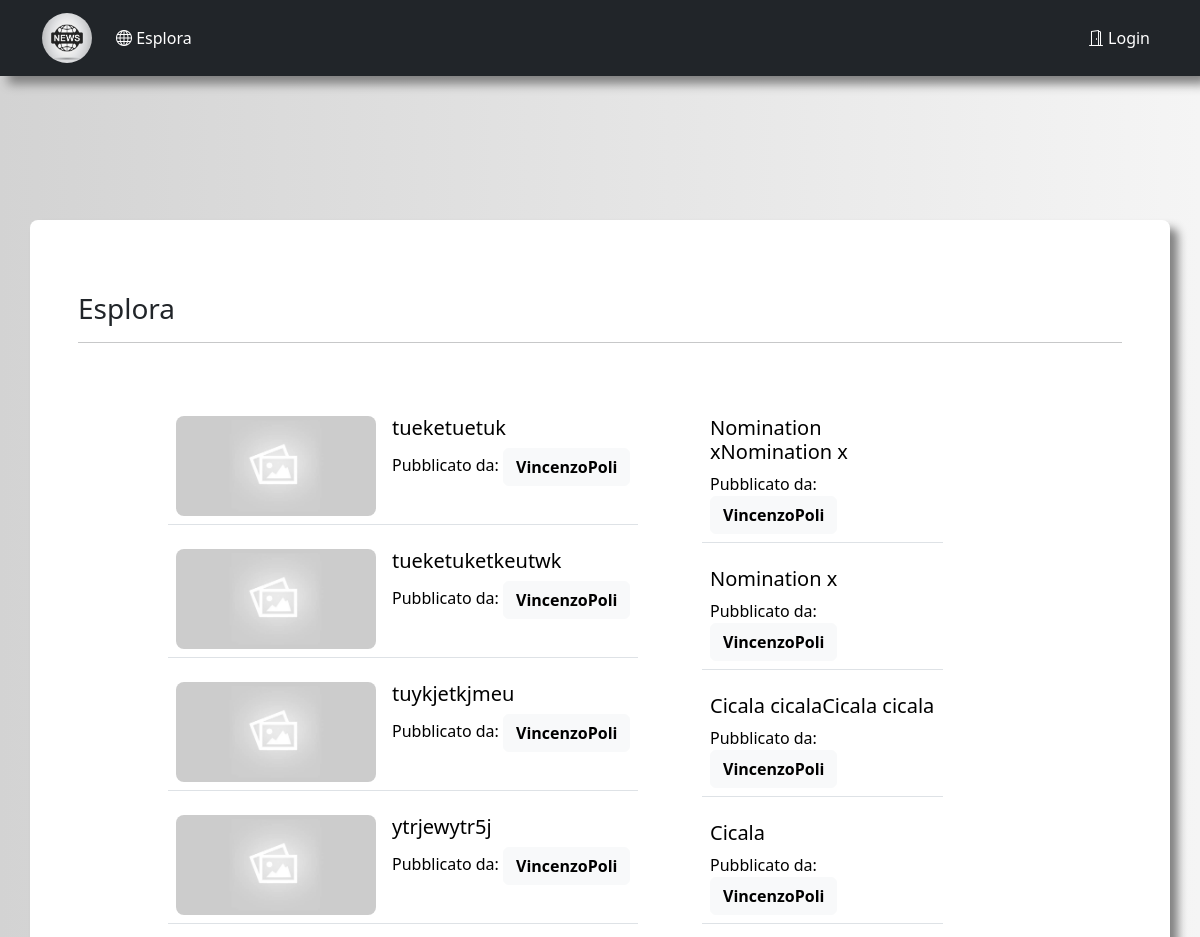
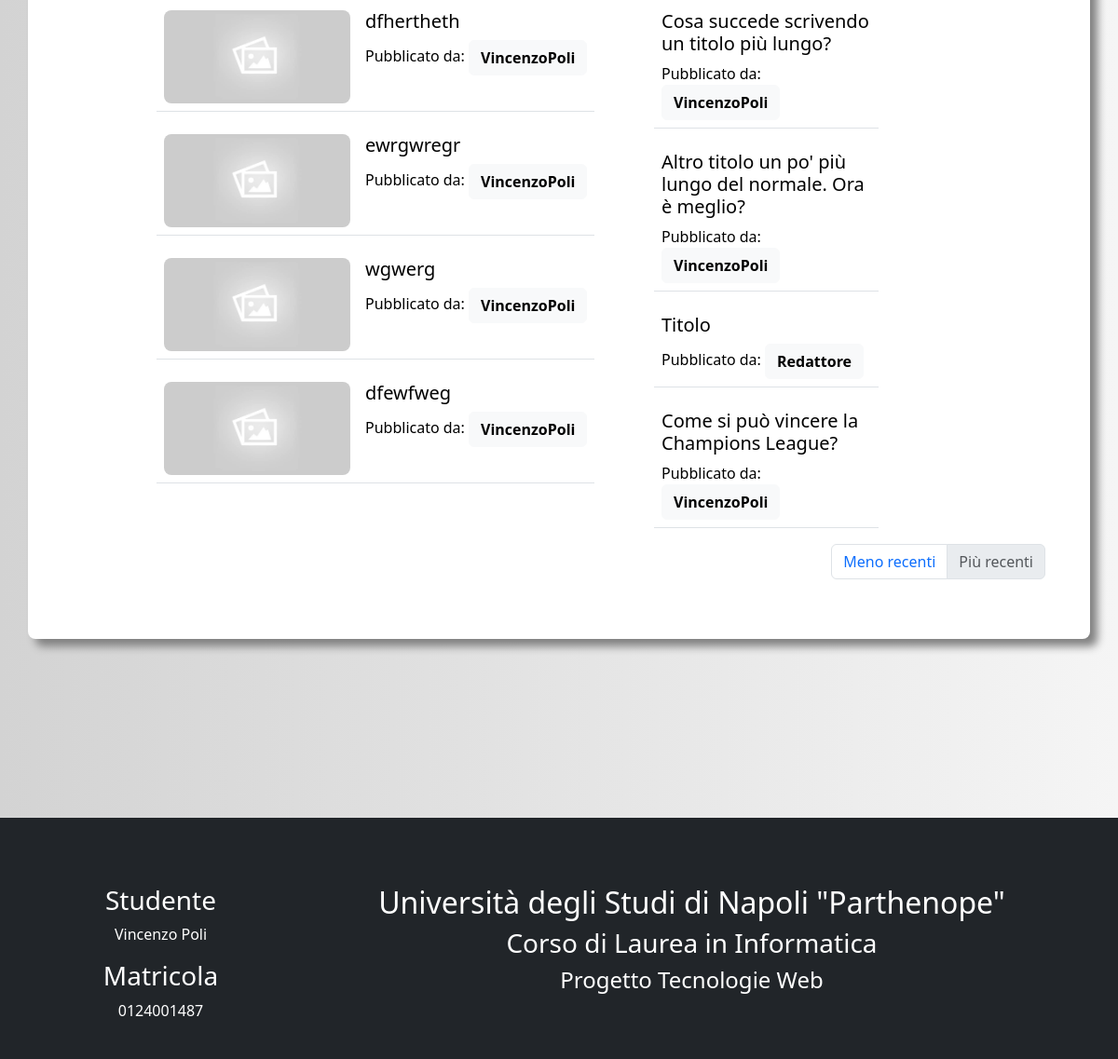
/explore, run on the app's committed database (2 pictures, top to bottom).
### app/models.py (models this page shows, shortened)
class Article(db.Model):
    id = db.Column(db.Integer, primary_key=True)
    title = db.Column(db.String(75), unique=True)
    subtitle = db.Column(db.String(150))
    body = db.Column(db.Text())
    head_img = db.Column(db.String())
    timeStamp = db.Column(db.DateTime, index=True, default=datetime.now(timezone.utc))
    author = db.Column(db.String(64))
    user_id = db.Column(db.Integer, db.ForeignKey('user.id'))
    def head_image(self):
        return self.head_img

### app/routes.py (the view)
@app.route('/explore')
def explore():
    current_page = 'explore'
    session['url'] = url_for('explore')
    page = request.args.get('page', 1, type=int)
    articles = Article.query.order_by(Article.timeStamp.desc()).paginate(
        page=page, per_page=app.config['ARTICLES_PER_PAGE'], error_out=False
    )
    if articles.has_next:
        next_url = url_for('explore', page=articles.next_num)
    else:
        next_url = None
    if articles.has_prev:
        prev_url = url_for('explore', page=articles.prev_num)
    else:
        prev_url = None
    first_col = articles.items[:8]
    second_col = articles.items[8:16]
    return render_template(
        'explore.html', title='Esplora',
        next_url=next_url, prev_url=prev_url,
        first_col=first_col, second_col=second_col,
        user=current_user,
        current_page=current_page
    )

### app/routes.py (called while the page is built)
@app.before_request
def before_request():
    if current_user.is_authenticated:
        current_user.last_seen = datetime.now()
        db.session.commit()

### app/templates/explore.html
{% extends "base.html" %}
{% block app_content %}
    <h3>Esplora</h3>
    <hr>
    <div class="row">
        <div class="col-sm-1 pt-5"></div>
        <div class="col-sm-6 pt-5">
            <table class="table-responsive">
                <tr>
                    <td>
                        {% for article in first_col %}
                            <table class="table">
                                <tr>
                                    <td style="width: 180px">
                                        <a href="{{ url_for('published', article_title=article.title) }}">
                                            <img class="explore-image" src="{{ article.head_image() }}" alt="explore-image" onerror="fallBackIMG(this)">
                                        </a>
                                    </td>
                                    <td style="position: relative">
                                        <h5 class="text-link">
                                            <a class="text-anchor" href="{{ url_for('published', article_title=article.title) }}">
                                                {{ article.title }}
                                            </a>
                                        </h5>
                                        <p style="display: inline">Pubblicato da: </p>
                                        <p class="text-link" style="display: inline">
                                            <a class="btn btn-light" href="{{ url_for('user', username=article.author) }}">
                                                <strong>{{ article.author }}</strong>
                                            </a>
                                        </p>
                                    </td>
                                </tr>
                            </table>
                        {% endfor %}
                    </td>
                </tr>
            </table>
        </div>
        <div class="col-sm-3 pt-5">
            <table class="table-responsive">
                <tr>
                    <td>
                        {% for article in second_col %}
                            <table class="table">
                                <tr>
                                    <td>
                                        <h5 class="text-link">
                                            <a class="text-anchor" href="{{ url_for('published', article_title=article.title) }}">
                                                {{ article.title }}
                                            </a>
                                        </h5>
                                        <p style="display: inline">Pubblicato da: </p>
                                        <p class="text-link" style="display: inline">
                                        <a class="btn btn-light" href="{{ url_for('user', username=article.author) }}">
                                            <strong>{{ article.author }}</strong>
                                        </a>
                                        </p>
                                    </td>
                                </tr>
                            </table>
                        {% endfor %}
                    </td>
                </tr>
            </table>
        </div>
        <div class="col-sm-2 pt-5"></div>
    </div>
    {% if next_url and prev_url %}
        <ul class="pagination justify-content-end">
            <li class="page-item"><a class="page-link" href="{{ next_url }}">Meno recenti</a></li>
            <li class="page-item"><a class="page-link" href="{{ prev_url }}">Più recenti</a></li>
        </ul>
    {% elif next_url %}
        <ul class="pagination justify-content-end">
            <li class="page-item"><a class="page-link" href="{{ next_url }}">Meno recenti</a></li>
            <li class="page-item disabled"><a class="page-link" href="{{ prev_url }}">Più recenti</a></li>
        </ul>
    {% elif prev_url %}
        <ul class="pagination justify-content-end">
            <li class="page-item disabled"><a class="page-link" href="{{ next_url }}">Meno recenti</a></li>
            <li class="page-item"><a class="page-link" href="{{ prev_url }}">Più recenti</a></li>
        </ul>
    {% endif %}
{% endblock %}

### app/templates/base.html (shortened to what this page needs)
<!DOCTYPE html>
<html lang="it">
<head>
    <link rel="stylesheet" href="{{ url_for('static', filename='style.css') }}">
    <link rel="stylesheet" href="https://cdn.jsdelivr.net/npm/bootstrap-icons@1.3.0/font/bootstrap-icons.css">
    <link href="https://cdn.jsdelivr.net/npm/bootstrap@5.3.2/dist/css/bootstrap.min.css" rel="stylesheet">
</head>
<body>
    <div class="background-div">
        {% set roles = {'admin': 3, 'capo redattore': 2, 'redattore': 1, 'utente': 0} %}
        <nav class="navbar navbar-expand-sm bg-dark navbar-dark">
            <div class="container">
                <a class="navbar-brand" href="{{ url_for('index') }}">
                    <img src="/static/logo/aaalogoaaa.jpg" alt="Logo" style="width:50px;" class="rounded-pill">
                </a>
                <div class="collapse navbar-collapse" id="mynavbar">
                    <ul class="navbar-nav me-auto">
                        {% if current_page == 'explore' %}
                            <li class="nav-item">
                                <a class="nav-link active" href="{{ url_for('explore') }}"><i class="bi bi-globe"></i> Esplora</a>
                            </li>
                        {% else %}
                            <li class="nav-item">
                                <a class="nav-link" href="{{ url_for('explore') }}"><i class="bi bi-globe"></i> Esplora</a>
                            </li>
                        {% endif %}
                    </ul>
                    <ul class="navbar-nav">
                        {% if current_user.is_anonymous %}
                            <li class="nav-item">
                                <a class="nav-link active" href="{{ url_for('login') }}"><i class="bi bi-door-open"></i> Login</a>
                            </li>
                        {% elif current_user.is_authenticated %}
                            <li class="nav-item">
                                <a class="nav-link" href="{{ url_for('logout') }}"><i class="bi bi-box-arrow-right"></i> Logout</a>
                            </li>
                        {% endif %}
                    </ul>
                </div>
            </div>
        </nav><br><br><br><br>
        <div class="container bg-white p-5 my-5" id="body_page"><br/>
            {% block app_content %}{% endblock %}
        </div>
         <br><br><br><br>
        <div class="mt-5 p-4 bg-dark text-white text-center">
            <div class="container mt-5">
                <div class="row">
                    <div class="col-sm-3">
                        <h3>Studente</h3>
                        <p>Vincenzo Poli</p>
                        <h3>Matricola</h3>
                        <p>0124001487</p>
                    </div>
                    <div class="col-sm-9">
                        <h2>Università degli Studi di Napoli "Parthenope"</h2>
                        <h3>Corso di Laurea in Informatica</h3>
                        <h4>Progetto Tecnologie Web</h4>
                    </div>
                </div>
            </div>
        </div>
    </div>
</body>
</html>

### app/static/style.css (style rules this page uses)
nav, #body_page, #preview-container { box-shadow: 8px 8px 10px rgb(128, 128, 128); }
.background-div { background-image: linear-gradient(to right, lightgrey, whitesmoke); }
#body_page { min-height: 675px; }
#profile-form, #body_page, .text-block, .index-image { border-radius: 8px; }
.explore-image { width: 200px; height: auto; border-radius: 8px; object-fit: cover; }
.text-anchor { color: black; text-decoration: none; }

### data on the page
Article: title "tueketuetuk", author "VincenzoPoli"
Article: title "tueketuketkeutwk", author "VincenzoPoli"
Article: title "tuykjetkjmeu", author "VincenzoPoli"
Article: title "ytrjewytr5j", author "VincenzoPoli"
Article: title "dfhertheth", author "VincenzoPoli"
Article: title "ewrgwregr", author "VincenzoPoli"
Article: title "wgwerg", author "VincenzoPoli"
Article: title "dfewfweg", author "VincenzoPoli"
Article: title "Nomination xNomination x", author "VincenzoPoli"
Article: title "Nomination x", author "VincenzoPoli"
Article: title "Cicala cicalaCicala cicala", author "VincenzoPoli"
Article: title "Cicala", author "VincenzoPoli"
Article: title "Cosa succede scrivendo un titolo più lungo?", author "VincenzoPoli"
Article: title "Altro titolo un po' più lungo del normale. Ora è meglio?", author "VincenzoPoli"
Article: title "Titolo", author "Redattore"
Article: title "Come si può vincere la Champions League?", author "VincenzoPoli"
